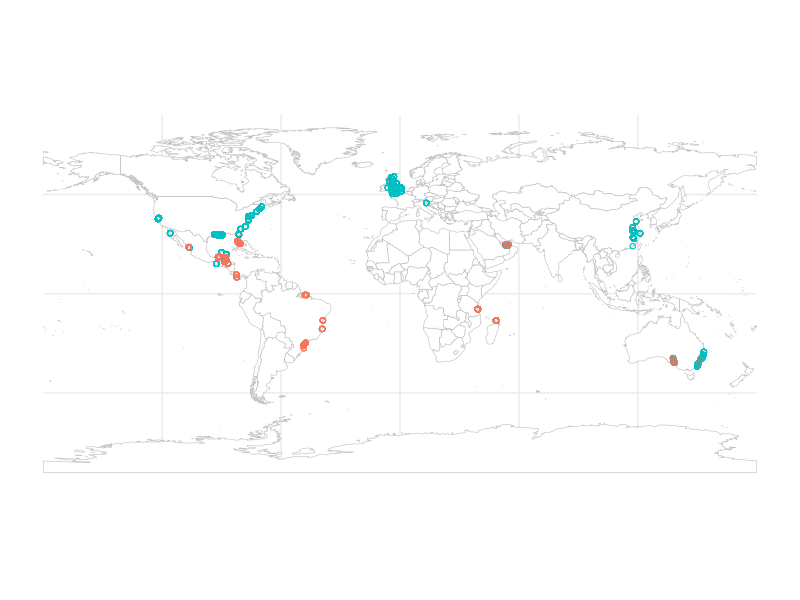

The R source for this figure:
# Install and load necessary libraries
# install.packages(c("sf", "rnaturalearth", "rnaturalearthdata"))
library(sf)
library(rnaturalearth)
library(rnaturalearthdata)
library(ggplot2)
library(dplyr)



df1 <- read.csv("data/combined/AllCombined.csv")

df1_concatenated <- df1 %>%
  mutate(site_plot = paste(study_id, site_id, core_id, sep = "_"))

# Convert Latitude and Longitude to numeric if needed
df1_concatenated$Latitude <- as.numeric(df1_concatenated$Latitude)
df1_concatenated$Longitude <- as.numeric(df1_concatenated$Longitude)

# summarize
df1_summarized <- df1_concatenated %>%
  group_by(site_plot) %>%
  summarize(
    MeanLatitude = mean(Latitude, na.rm = TRUE),
    MeanLongitude = mean(Longitude, na.rm = TRUE),
    Habitat = Habitat # Add other summary statistics or variables as needed
  )

# Load world map data from rnaturalearth
world <- ne_countries(scale = "medium", returnclass = "sf")

# Create a scatter plot of latitude vs longitude with a world map background
ggplot() +
  geom_sf(data = world, fill = "white", color = "gray") +
  geom_point(data = df1_summarized, aes(x = MeanLongitude, y = MeanLatitude, color = Habitat), shape = 1, size = 1.5, alpha=.5) +
  labs(title = NULL,
       x = NULL,
       y = NULL) +
  theme_minimal() +
  theme(
    legend.position = "none"  # Remove legend
  ) +
  scale_color_manual(values = c("marsh" = "#00BFC4", "mangrove" = "#F8765D")) + # Specify colors for each level
  coord_sf(lims_method = "geometry_bbox")  # Set lims_method to resolve the issue
